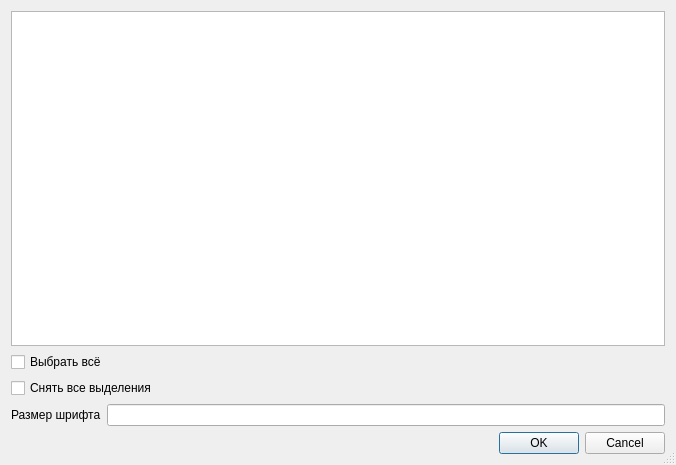
<?xml version="1.0" encoding="UTF-8"?>
<ui version="4.0">
 <class>HospitalBedsBriefSettingSetupDialog</class>
 <widget class="QDialog" name="HospitalBedsBriefSettingSetupDialog">
  <property name="windowModality">
   <enum>Qt::ApplicationModal</enum>
  </property>
  <property name="geometry">
   <rect>
    <x>0</x>
    <y>0</y>
    <width>676</width>
    <height>465</height>
   </rect>
  </property>
  <property name="windowTitle">
   <string>параметры отчёта</string>
  </property>
  <property name="sizeGripEnabled">
   <bool>true</bool>
  </property>
  <layout class="QGridLayout" name="gridLayout">
   <item row="2" column="0" colspan="2">
    <widget class="QCheckBox" name="chkNothing">
     <property name="text">
      <string>Снять все выделения</string>
     </property>
    </widget>
   </item>
   <item row="1" column="0" colspan="2">
    <widget class="QCheckBox" name="chkAll">
     <property name="text">
      <string>Выбрать всё</string>
     </property>
    </widget>
   </item>
   <item row="5" column="0" colspan="2">
    <widget class="QDialogButtonBox" name="buttonBox">
     <property name="orientation">
      <enum>Qt::Horizontal</enum>
     </property>
     <property name="standardButtons">
      <set>QDialogButtonBox::Cancel|QDialogButtonBox::Ok</set>
     </property>
    </widget>
   </item>
   <item row="0" column="0" colspan="2">
    <widget class="CRBListBox" name="lstColumn"/>
   </item>
   <item row="4" column="0">
    <widget class="QLabel" name="lblFontSize">
     <property name="text">
      <string>Размер шрифта</string>
     </property>
    </widget>
   </item>
   <item row="4" column="1">
    <widget class="QLineEdit" name="edtFontSize"/>
   </item>
  </layout>
 </widget>
 <customwidgets>
  <customwidget>
   <class>CRBListBox</class>
   <extends>QListView</extends>
   <header>library/RBListBox.h</header>
  </customwidget>
 </customwidgets>
 <tabstops>
  <tabstop>buttonBox</tabstop>
 </tabstops>
 <resources/>
 <connections>
  <connection>
   <sender>buttonBox</sender>
   <signal>accepted()</signal>
   <receiver>HospitalBedsBriefSettingSetupDialog</receiver>
   <slot>accept()</slot>
   <hints>
    <hint type="sourcelabel">
     <x>124</x>
     <y>456</y>
    </hint>
    <hint type="destinationlabel">
     <x>65</x>
     <y>418</y>
    </hint>
   </hints>
  </connection>
  <connection>
   <sender>buttonBox</sender>
   <signal>rejected()</signal>
   <receiver>HospitalBedsBriefSettingSetupDialog</receiver>
   <slot>reject()</slot>
   <hints>
    <hint type="sourcelabel">
     <x>237</x>
     <y>456</y>
    </hint>
    <hint type="destinationlabel">
     <x>267</x>
     <y>420</y>
    </hint>
   </hints>
  </connection>
 </connections>
</ui>
